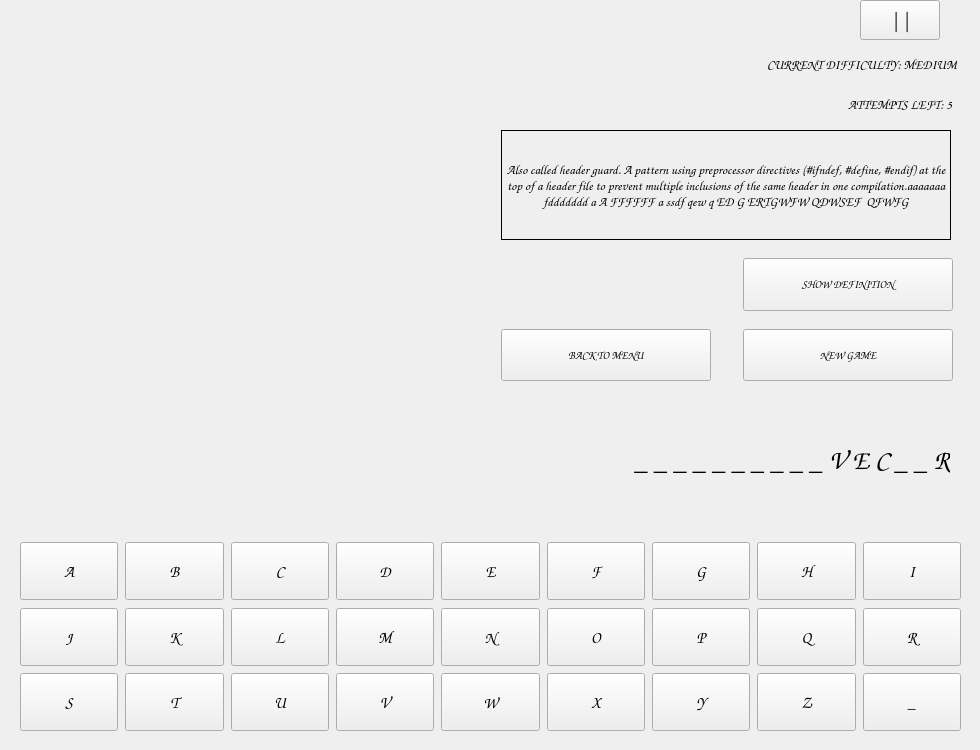
    <widget class="QWidget" name="pageGame">
     <widget class="QWidget" name="keyboardWidget" native="true">
      <property name="geometry">
       <rect>
        <x>10</x>
        <y>530</y>
        <width>961</width>
        <height>211</height>
       </rect>
      </property>
      <layout class="QGridLayout" name="gridLayout_3" rowminimumheight="1,1,1,1,1,1">
       <property name="leftMargin">
        <number>10</number>
       </property>
       <property name="topMargin">
        <number>10</number>
       </property>
       <property name="rightMargin">
        <number>10</number>
       </property>
       <property name="bottomMargin">
        <number>10</number>
       </property>
       <property name="spacing">
        <number>7</number>
       </property>
       <item row="2" column="5">
        <widget class="QPushButton" name="buttonF">
         <property name="sizePolicy">
          <sizepolicy hsizetype="Preferred" vsizetype="Expanding">
           <horstretch>0</horstretch>
           <verstretch>0</verstretch>
          </sizepolicy>
         </property>
         <property name="minimumSize">
          <size>
           <width>15</width>
           <height>15</height>
          </size>
         </property>
         <property name="font">
          <font>
           <family>Comic Sans MS</family>
           <pointsize>12</pointsize>
          </font>
         </property>
         <property name="text">
          <string>F</string>
         </property>
        </widget>
       </item>
       <item row="4" column="6">
        <widget class="QPushButton" name="buttonP">
         <property name="sizePolicy">
          <sizepolicy hsizetype="Preferred" vsizetype="Expanding">
           <horstretch>0</horstretch>
           <verstretch>0</verstretch>
          </sizepolicy>
         </property>
         <property name="minimumSize">
          <size>
           <width>15</width>
           <height>15</height>
          </size>
         </property>
         <property name="font">
          <font>
           <family>Comic Sans MS</family>
           <pointsize>12</pointsize>
          </font>
         </property>
         <property name="text">
          <string>P</string>
         </property>
        </widget>
       </item>
       <item row="5" column="6">
        <widget class="QPushButton" name="buttonY">
         <property name="sizePolicy">
          <sizepolicy hsizetype="Preferred" vsizetype="Expanding">
           <horstretch>0</horstretch>
           <verstretch>0</verstretch>
          </sizepolicy>
         </property>
         <property name="minimumSize">
          <size>
           <width>12</width>
           <height>12</height>
          </size>
         </property>
         <property name="font">
          <font>
           <family>Comic Sans MS</family>
           <pointsize>12</pointsize>
          </font>
         </property>
         <property name="text">
          <string>Y</string>
         </property>
         <property name="iconSize">
          <size>
           <width>15</width>
           <height>15</height>
          </size>
         </property>
        </widget>
       </item>
       <item row="2" column="8">
        <widget class="QPushButton" name="buttonI">
         <property name="sizePolicy">
          <sizepolicy hsizetype="Preferred" vsizetype="Expanding">
           <horstretch>0</horstretch>
           <verstretch>0</verstretch>
          </sizepolicy>
         </property>
         <property name="minimumSize">
          <size>
           <width>15</width>
           <height>15</height>
          </size>
         </property>
         <property name="font">
          <font>
           <family>Comic Sans MS</family>
           <pointsize>12</pointsize>
          </font>
         </property>
         <property name="text">
          <string>I</string>
         </property>
        </widget>
       </item>
       <item row="5" column="0">
        <widget class="QPushButton" name="buttonS">
         <property name="sizePolicy">
          <sizepolicy hsizetype="Preferred" vsizetype="Expanding">
           <horstretch>0</horstretch>
           <verstretch>0</verstretch>
          </sizepolicy>
         </property>
         <property name="minimumSize">
          <size>
           <width>12</width>
           <height>12</height>
          </size>
         </property>
         <property name="font">
          <font>
           <family>Comic Sans MS</family>
           <pointsize>12</pointsize>
          </font>
         </property>
         <property name="text">
          <string>S</string>
         </property>
         <property name="iconSize">
          <size>
           <width>15</width>
           <height>15</height>
          </size>
         </property>
        </widget>
       </item>
       <item row="2" column="2">
        <widget class="QPushButton" name="buttonC">
         <property name="sizePolicy">
          <sizepolicy hsizetype="Preferred" vsizetype="Expanding">
           <horstretch>0</horstretch>
           <verstretch>0</verstretch>
          </sizepolicy>
         </property>
         <property name="minimumSize">
          <size>
           <width>15</width>
           <height>15</height>
          </size>
         </property>
         <property name="font">
          <font>
           <family>Comic Sans MS</family>
           <pointsize>12</pointsize>
          </font>
         </property>
         <property name="text">
          <string>C</string>
         </property>
        </widget>
       </item>
       <item row="5" column="1">
        <widget class="QPushButton" name="buttonT">
         <property name="sizePolicy">
          <sizepolicy hsizetype="Preferred" vsizetype="Expanding">
           <horstretch>0</horstretch>
           <verstretch>0</verstretch>
          </sizepolicy>
         </property>
         <property name="minimumSize">
          <size>
           <width>12</width>
           <height>12</height>
          </size>
         </property>
         <property name="font">
          <font>
           <family>Comic Sans MS</family>
           <pointsize>12</pointsize>
          </font>
         </property>
         <property name="text">
          <string>T</string>
         </property>
         <property name="iconSize">
          <size>
           <width>15</width>
           <height>15</height>
          </size>
         </property>
        </widget>
       </item>
       <item row="5" column="2">
        <widget class="QPushButton" name="buttonU">
         <property name="sizePolicy">
          <sizepolicy hsizetype="Preferred" vsizetype="Expanding">
           <horstretch>0</horstretch>
           <verstretch>0</verstretch>
          </sizepolicy>
         </property>
         <property name="minimumSize">
          <size>
           <width>12</width>
           <height>12</height>
          </size>
         </property>
         <property name="font">
          <font>
           <family>Comic Sans MS</family>
           <pointsize>12</pointsize>
          </font>
         </property>
         <property name="text">
          <string>U</string>
         </property>
         <property name="iconSize">
          <size>
           <width>15</width>
           <height>15</height>
          </size>
         </property>
        </widget>
       </item>
       <item row="2" column="0">
        <widget class="QPushButton" name="buttonA">
         <property name="sizePolicy">
          <sizepolicy hsizetype="Preferred" vsizetype="Expanding">
           <horstretch>0</horstretch>
           <verstretch>0</verstretch>
          </sizepolicy>
         </property>
         <property name="minimumSize">
          <size>
           <width>15</width>
           <height>15</height>
          </size>
         </property>
         <property name="font">
          <font>
           <family>Comic Sans MS</family>
           <pointsize>12</pointsize>
          </font>
         </property>
         <property name="text">
          <string>A</string>
         </property>
        </widget>
       </item>
       <item row="5" column="3">
        <widget class="QPushButton" name="buttonV">
         <property name="sizePolicy">
          <sizepolicy hsizetype="Preferred" vsizetype="Expanding">
           <horstretch>0</horstretch>
           <verstretch>0</verstretch>
          </sizepolicy>
         </property>
         <property name="minimumSize">
          <size>
           <width>12</width>
           <height>12</height>
          </size>
         </property>
         <property name="font">
          <font>
           <family>Comic Sans MS</family>
           <pointsize>12</pointsize>
          </font>
         </property>
         <property name="text">
          <string>V</string>
         </property>
         <property name="iconSize">
          <size>
           <width>15</width>
           <height>15</height>
          </size>
         </property>
        </widget>
       </item>
       <item row="4" column="5">
        <widget class="QPushButton" name="buttonO">
         <property name="sizePolicy">
          <sizepolicy hsizetype="Preferred" vsizetype="Expanding">
           <horstretch>0</horstretch>
           <verstretch>0</verstretch>
          </sizepolicy>
         </property>
         <property name="minimumSize">
          <size>
           <width>15</width>
           <height>15</height>
          </size>
         </property>
         <property name="font">
          <font>
           <family>Comic Sans MS</family>
           <pointsize>12</pointsize>
          </font>
         </property>
         <property name="text">
          <string>O</string>
         </property>
        </widget>
       </item>
       <item row="4" column="2">
        <widget class="QPushButton" name="buttonL">
         <property name="sizePolicy">
          <sizepolicy hsizetype="Preferred" vsizetype="Expanding">
           <horstretch>0</horstretch>
           <verstretch>0</verstretch>
          </sizepolicy>
         </property>
         <property name="minimumSize">
          <size>
           <width>15</width>
           <height>15</height>
          </size>
         </property>
         <property name="font">
          <font>
           <family>Comic Sans MS</family>
           <pointsize>12</pointsize>
          </font>
         </property>
         <property name="text">
          <string>L</string>
         </property>
        </widget>
       </item>
       <item row="4" column="8">
        <widget class="QPushButton" name="buttonR">
         <property name="sizePolicy">
          <sizepolicy hsizetype="Preferred" vsizetype="Expanding">
           <horstretch>0</horstretch>
           <verstretch>0</verstretch>
          </sizepolicy>
         </property>
         <property name="minimumSize">
          <size>
           <width>15</width>
           <height>15</height>
          </size>
         </property>
         <property name="font">
          <font>
           <family>Comic Sans MS</family>
           <pointsize>12</pointsize>
          </font>
         </property>
         <property name="text">
          <string>R</string>
         </property>
        </widget>
       </item>
       <item row="4" column="1">
        <widget class="QPushButton" name="buttonK">
         <property name="sizePolicy">
          <sizepolicy hsizetype="Preferred" vsizetype="Expanding">
           <horstretch>0</horstretch>
           <verstretch>0</verstretch>
          </sizepolicy>
         </property>
         <property name="minimumSize">
          <size>
           <width>15</width>
           <height>15</height>
          </size>
         </property>
         <property name="font">
          <font>
           <family>Comic Sans MS</family>
           <pointsize>12</pointsize>
          </font>
         </property>
         <property name="text">
          <string>K</string>
         </property>
        </widget>
       </item>
       <item row="4" column="3">
        <widget class="QPushButton" name="buttonM">
         <property name="sizePolicy">
          <sizepolicy hsizetype="Preferred" vsizetype="Expanding">
           <horstretch>0</horstretch>
           <verstretch>0</verstretch>
          </sizepolicy>
         </property>
         <property name="minimumSize">
          <size>
           <width>12</width>
           <height>12</height>
          </size>
         </property>
         <property name="font">
          <font>
           <family>Comic Sans MS</family>
           <pointsize>12</pointsize>
          </font>
         </property>
         <property name="text">
          <string>M</string>
         </property>
        </widget>
       </item>
       <item row="5" column="7">
        <widget class="QPushButton" name="buttonZ">
         <property name="sizePolicy">
          <sizepolicy hsizetype="Preferred" vsizetype="Expanding">
           <horstretch>0</horstretch>
           <verstretch>0</verstretch>
          </sizepolicy>
         </property>
         <property name="minimumSize">
          <size>
           <width>12</width>
           <height>12</height>
          </size>
         </property>
         <property name="font">
          <font>
           <family>Comic Sans MS</family>
           <pointsize>12</pointsize>
          </font>
         </property>
         <property name="text">
          <string>Z</string>
         </property>
         <property name="iconSize">
          <size>
           <width>15</width>
           <height>15</height>
          </size>
         </property>
        </widget>
       </item>
       <item row="2" column="4">
        <widget class="QPushButton" name="buttonE">
         <property name="sizePolicy">
          <sizepolicy hsizetype="Preferred" vsizetype="Expanding">
           <horstretch>0</horstretch>
           <verstretch>0</verstretch>
          </sizepolicy>
         </property>
         <property name="minimumSize">
          <size>
           <width>15</width>
           <height>15</height>
          </size>
         </property>
         <property name="font">
          <font>
           <family>Comic Sans MS</family>
           <pointsize>12</pointsize>
          </font>
         </property>
         <property name="text">
          <string>E</string>
         </property>
        </widget>
       </item>
       <item row="4" column="4">
        <widget class="QPushButton" name="buttonN">
         <property name="sizePolicy">
          <sizepolicy hsizetype="Preferred" vsizetype="Expanding">
           <horstretch>0</horstretch>
           <verstretch>0</verstretch>
          </sizepolicy>
         </property>
         <property name="minimumSize">
          <size>
           <width>15</width>
           <height>15</height>
          </size>
         </property>
         <property name="font">
          <font>
           <family>Comic Sans MS</family>
           <pointsize>12</pointsize>
          </font>
         </property>
         <property name="text">
          <string>N</string>
         </property>
        </widget>
       </item>
       <item row="2" column="1">
        <widget class="QPushButton" name="buttonB">
         <property name="sizePolicy">
          <sizepolicy hsizetype="Preferred" vsizetype="Expanding">
           <horstretch>0</horstretch>
           <verstretch>0</verstretch>
          </sizepolicy>
         </property>
         <property name="minimumSize">
          <size>
           <width>15</width>
           <height>15</height>
          </size>
         </property>
         <property name="font">
          <font>
           <family>Comic Sans MS</family>
           <pointsize>12</pointsize>
          </font>
         </property>
         <property name="text">
          <string>B</string>
         </property>
        </widget>
       </item>
       <item row="2" column="7">
        <widget class="QPushButton" name="buttonH">
         <property name="sizePolicy">
          <sizepolicy hsizetype="Preferred" vsizetype="Expanding">
           <horstretch>0</horstretch>
           <verstretch>0</verstretch>
          </sizepolicy>
         </property>
         <property name="minimumSize">
          <size>
           <width>15</width>
           <height>15</height>
          </size>
         </property>
         <property name="font">
          <font>
           <family>Comic Sans MS</family>
           <pointsize>12</pointsize>
          </font>
         </property>
         <property name="text">
          <string>H</string>
         </property>
        </widget>
       </item>
       <item row="2" column="6">
        <widget class="QPushButton" name="buttonG">
         <property name="sizePolicy">
          <sizepolicy hsizetype="Preferred" vsizetype="Expanding">
           <horstretch>0</horstretch>
           <verstretch>0</verstretch>
          </sizepolicy>
         </property>
         <property name="minimumSize">
          <size>
           <width>15</width>
           <height>15</height>
          </size>
         </property>
         <property name="font">
          <font>
           <family>Comic Sans MS</family>
           <pointsize>12</pointsize>
          </font>
         </property>
         <property name="text">
          <string>G</string>
         </property>
        </widget>
       </item>
       <item row="5" column="4">
        <widget class="QPushButton" name="buttonW">
         <property name="sizePolicy">
          <sizepolicy hsizetype="Preferred" vsizetype="Expanding">
           <horstretch>0</horstretch>
           <verstretch>0</verstretch>
          </sizepolicy>
         </property>
         <property name="minimumSize">
          <size>
           <width>12</width>
           <height>12</height>
          </size>
         </property>
         <property name="font">
          <font>
           <family>Comic Sans MS</family>
           <pointsize>12</pointsize>
          </font>
         </property>
         <property name="text">
          <string>W</string>
         </property>
         <property name="iconSize">
          <size>
           <width>15</width>
           <height>15</height>
          </size>
         </property>
        </widget>
       </item>
       <item row="4" column="7">
        <widget class="QPushButton" name="buttonQ">
         <property name="sizePolicy">
          <sizepolicy hsizetype="Preferred" vsizetype="Expanding">
           <horstretch>0</horstretch>
           <verstretch>0</verstretch>
          </sizepolicy>
         </property>
         <property name="minimumSize">
          <size>
           <width>15</width>
           <height>15</height>
          </size>
         </property>
         <property name="font">
          <font>
           <family>Comic Sans MS</family>
           <pointsize>12</pointsize>
          </font>
         </property>
         <property name="text">
          <string>Q</string>
         </property>
        </widget>
       </item>
       <item row="2" column="3">
        <widget class="QPushButton" name="buttonD">
         <property name="sizePolicy">
          <sizepolicy hsizetype="Preferred" vsizetype="Expanding">
           <horstretch>0</horstretch>
           <verstretch>0</verstretch>
          </sizepolicy>
         </property>
         <property name="minimumSize">
          <size>
           <width>15</width>
           <height>15</height>
          </size>
         </property>
         <property name="font">
          <font>
           <family>Comic Sans MS</family>
           <pointsize>12</pointsize>
          </font>
         </property>
         <property name="text">
          <string>D</string>
         </property>
        </widget>
       </item>
       <item row="5" column="5">
        <widget class="QPushButton" name="buttonX">
         <property name="sizePolicy">
          <sizepolicy hsizetype="Preferred" vsizetype="Expanding">
           <horstretch>0</horstretch>
           <verstretch>0</verstretch>
          </sizepolicy>
         </property>
         <property name="minimumSize">
          <size>
           <width>12</width>
           <height>12</height>
          </size>
         </property>
         <property name="font">
          <font>
           <family>Comic Sans MS</family>
           <pointsize>12</pointsize>
          </font>
         </property>
         <property name="text">
          <string>X</string>
         </property>
         <property name="iconSize">
          <size>
           <width>15</width>
           <height>15</height>
          </size>
         </property>
        </widget>
       </item>
       <item row="4" column="0">
        <widget class="QPushButton" name="buttonJ">
         <property name="sizePolicy">
          <sizepolicy hsizetype="Preferred" vsizetype="Expanding">
           <horstretch>0</horstretch>
           <verstretch>0</verstretch>
          </sizepolicy>
         </property>
         <property name="minimumSize">
          <size>
           <width>15</width>
           <height>15</height>
          </size>
         </property>
         <property name="font">
          <font>
           <family>Comic Sans MS</family>
           <pointsize>12</pointsize>
          </font>
         </property>
         <property name="text">
          <string>J</string>
         </property>
        </widget>
       </item>
       <item row="5" column="8">
        <widget class="QPushButton" name="button_">
         <property name="sizePolicy">
          <sizepolicy hsizetype="Preferred" vsizetype="Expanding">
           <horstretch>0</horstretch>
           <verstretch>0</verstretch>
          </sizepolicy>
         </property>
         <property name="minimumSize">
          <size>
           <width>12</width>
           <height>12</height>
          </size>
         </property>
         <property name="font">
          <font>
           <family>Comic Sans MS</family>
           <pointsize>12</pointsize>
          </font>
         </property>
         <property name="text">
          <string>_</string>
         </property>
         <property name="iconSize">
          <size>
           <width>15</width>
           <height>15</height>
          </size>
         </property>
        </widget>
       </item>
      </layout>
     </widget>
     <widget class="QLabel" name="labelWordMask">
      <property name="geometry">
       <rect>
        <x>350</x>
        <y>430</y>
        <width>600</width>
        <height>60</height>
       </rect>
      </property>
      <property name="sizePolicy">
       <sizepolicy hsizetype="Fixed" vsizetype="Fixed">
        <horstretch>0</horstretch>
        <verstretch>0</verstretch>
       </sizepolicy>
      </property>
      <property name="minimumSize">
       <size>
        <width>600</width>
        <height>60</height>
       </size>
      </property>
      <property name="maximumSize">
       <size>
        <width>450</width>
        <height>60</height>
       </size>
      </property>
      <property name="font">
       <font>
        <family>Comic Sans MS</family>
        <pointsize>20</pointsize>
        <bold>false</bold>
        <strikeout>false</strikeout>
        <kerning>true</kerning>
       </font>
      </property>
      <property name="autoFillBackground">
       <bool>false</bool>
      </property>
      <property name="text">
       <string> _ _ _ _ _ _ _ _ _ _ V E C _ _ R</string>
      </property>
      <property name="scaledContents">
       <bool>false</bool>
      </property>
      <property name="alignment">
       <set>Qt::AlignmentFlag::AlignRight|Qt::AlignmentFlag::AlignTrailing|Qt::AlignmentFlag::AlignVCenter</set>
      </property>
     </widget>
     <widget class="QWidget" name="widget" native="true">
      <property name="geometry">
       <rect>
        <x>490</x>
        <y>50</y>
        <width>471</width>
        <height>361</height>
       </rect>
      </property>
      <property name="sizePolicy">
       <sizepolicy hsizetype="Fixed" vsizetype="Fixed">
        <horstretch>0</horstretch>
        <verstretch>0</verstretch>
       </sizepolicy>
      </property>
      <property name="layoutDirection">
       <enum>Qt::LayoutDirection::LeftToRight</enum>
      </property>
      <widget class="QLabel" name="labelCurrentDifficulty">
       <property name="geometry">
        <rect>
         <x>130</x>
         <y>0</y>
         <width>337</width>
         <height>28</height>
        </rect>
       </property>
       <property name="font">
        <font>
         <family>Comic Sans MS</family>
         <pointsize>10</pointsize>
         <bold>true</bold>
        </font>
       </property>
       <property name="layoutDirection">
        <enum>Qt::LayoutDirection::LeftToRight</enum>
       </property>
       <property name="text">
        <string>CURRENT DIFFICULTY: MEDIUM</string>
       </property>
       <property name="alignment">
        <set>Qt::AlignmentFlag::AlignRight|Qt::AlignmentFlag::AlignTrailing|Qt::AlignmentFlag::AlignVCenter</set>
       </property>
      </widget>
      <widget class="QLabel" name="labelAttemptsLeft">
       <property name="geometry">
        <rect>
         <x>260</x>
         <y>40</y>
         <width>202</width>
         <height>28</height>
        </rect>
       </property>
       <property name="font">
        <font>
         <family>Comic Sans MS</family>
         <pointsize>10</pointsize>
         <bold>true</bold>
        </font>
       </property>
       <property name="layoutDirection">
        <enum>Qt::LayoutDirection::LeftToRight</enum>
       </property>
       <property name="text">
        <string>ATTEMPTS LEFT: 5</string>
       </property>
       <property name="alignment">
        <set>Qt::AlignmentFlag::AlignRight|Qt::AlignmentFlag::AlignTrailing|Qt::AlignmentFlag::AlignVCenter</set>
       </property>
      </widget>
      <widget class="QWidget" name="">
       <property name="geometry">
        <rect>
         <x>11</x>
         <y>80</y>
         <width>452</width>
         <height>251</height>
        </rect>
       </property>
       <layout class="QVBoxLayout" name="verticalLayout_3">
        <property name="spacing">
         <number>18</number>
        </property>
        <item>
         <widget class="QLabel" name="labelDefinition">
          <property name="sizePolicy">
           <sizepolicy hsizetype="Preferred" vsizetype="Fixed">
            <horstretch>0</horstretch>
            <verstretch>0</verstretch>
           </sizepolicy>
          </property>
          <property name="minimumSize">
           <size>
            <width>450</width>
            <height>110</height>
           </size>
          </property>
          <property name="maximumSize">
           <size>
            <width>450</width>
            <height>110</height>
           </size>
          </property>
          <property name="sizeIncrement">
           <size>
            <width>0</width>
            <height>0</height>
           </size>
          </property>
          <property name="font">
           <font>
            <family>Comic Sans MS</family>
            <pointsize>10</pointsize>
            <bold>false</bold>
           </font>
          </property>
          <property name="layoutDirection">
           <enum>Qt::LayoutDirection::LeftToRight</enum>
          </property>
          <property name="frameShape">
           <enum>QFrame::Shape::Box</enum>
          </property>
          <property name="frameShadow">
           <enum>QFrame::Shadow::Plain</enum>
          </property>
          <property name="text">
           <string>Also called header guard. A pattern using preprocessor directives (#ifndef, #define, #endif) at the top of a header file to prevent multiple inclusions of the same header in one compilation.aaaaaaa fddddddd a A FFFFFF a ssdf qew q ED G ERTGWFW QDWSEF  QFWFG</string>
          </property>
          <property name="textFormat">
           <enum>Qt::TextFormat::AutoText</enum>
          </property>
          <property name="alignment">
           <set>Qt::AlignmentFlag::AlignCenter</set>
          </property>
          <property name="wordWrap">
           <bool>true</bool>
          </property>
          <property name="margin">
           <number>10</number>
          </property>
         </widget>
        </item>
        <item>
         <layout class="QHBoxLayout" name="horizontalLayout_2" stretch="0,0,0">
          <property name="spacing">
           <number>0</number>
          </property>
          <item>
           <spacer name="horizontalSpacer">
            <property name="orientation">
             <enum>Qt::Orientation::Horizontal</enum>
            </property>
            <property name="sizeType">
             <enum>QSizePolicy::Policy::Fixed</enum>
            </property>
            <property name="sizeHint" stdset="0">
             <size>
              <width>210</width>
              <height>20</height>
             </size>
            </property>
           </spacer>
          </item>
          <item>
           <spacer name="horizontalSpacer_3">
            <property name="orientation">
             <enum>Qt::Orientation::Horizontal</enum>
            </property>
            <property name="sizeHint" stdset="0">
             <size>
              <width>20</width>
              <height>20</height>
             </size>
            </property>
           </spacer>
          </item>
          <item>
           <widget class="QPushButton" name="buttonShowDefinition">
            <property name="sizePolicy">
             <sizepolicy hsizetype="Fixed" vsizetype="Fixed">
              <horstretch>0</horstretch>
              <verstretch>0</verstretch>
             </sizepolicy>
            </property>
            <property name="minimumSize">
             <size>
              <width>210</width>
              <height>40</height>
             </size>
            </property>
            <property name="maximumSize">
             <size>
              <width>200</width>
              <height>60</height>
             </size>
            </property>
            <property name="font">
             <font>
              <family>Comic Sans MS</family>
              <pointsize>8</pointsize>
              <bold>true</bold>
             </font>
            </property>
            <property name="text">
             <string>SHOW DEFINITION</string>
            </property>
           </widget>
          </item>
         </layout>
        </item>
        <item>
         <layout class="QHBoxLayout" name="horizontalLayout" stretch="0,0,0">
          <property name="spacing">
           <number>0</number>
          </property>
          <item>
           <widget class="QPushButton" name="buttonBackToMenu">
            <property name="sizePolicy">
             <sizepolicy hsizetype="Fixed" vsizetype="Minimum">
              <horstretch>0</horstretch>
              <verstretch>0</verstretch>
             </sizepolicy>
            </property>
            <property name="minimumSize">
             <size>
              <width>210</width>
              <height>40</height>
             </size>
            </property>
            <property name="maximumSize">
             <size>
              <width>200</width>
              <height>60</height>
             </size>
            </property>
            <property name="sizeIncrement">
             <size>
              <width>0</width>
              <height>60</height>
             </size>
            </property>
            <property name="font">
             <font>
              <family>Comic Sans MS</family>
              <pointsize>8</pointsize>
              <bold>true</bold>
             </font>
            </property>
            <property name="text">
             <string>BACK TO MENU</string>
            </property>
           </widget>
          </item>
          <item>
           <spacer name="horizontalSpacer_2">
            <property name="orientation">
             <enum>Qt::Orientation::Horizontal</enum>
            </property>
            <property name="sizeHint" stdset="0">
             <size>
              <width>20</width>
              <height>20</height>
             </size>
            </property>
           </spacer>
          </item>
          <item>
           <widget class="QPushButton" name="buttonNewGame">
            <property name="sizePolicy">
             <sizepolicy hsizetype="Fixed" vsizetype="Fixed">
              <horstretch>0</horstretch>
              <verstretch>60</verstretch>
             </sizepolicy>
            </property>
            <property name="minimumSize">
             <size>
              <width>210</width>
              <height>40</height>
             </size>
            </property>
            <property name="maximumSize">
             <size>
              <width>220</width>
              <height>60</height>
             </size>
            </property>
            <property name="font">
             <font>
              <family>Comic Sans MS</family>
              <pointsize>8</pointsize>
              <bold>true</bold>
             </font>
            </property>
            <property name="text">
             <string>NEW GAME</string>
            </property>
           </widget>
          </item>
         </layout>
        </item>
       </layout>
      </widget>
     </widget>
     <widget class="QLabel" name="pictureGame">
      <property name="geometry">
       <rect>
        <x>-10</x>
        <y>-30</y>
        <width>461</width>
        <height>511</height>
       </rect>
      </property>
      <property name="sizePolicy">
       <sizepolicy hsizetype="Preferred" vsizetype="Preferred">
        <horstretch>0</horstretch>
        <verstretch>0</verstretch>
       </sizepolicy>
      </property>
      <property name="maximumSize">
       <size>
        <width>1000</width>
        <height>1000</height>
       </size>
      </property>
      <property name="text">
       <string/>
      </property>
     </widget>
     <widget class="QPushButton" name="buttonPause">
      <property name="enabled">
       <bool>true</bool>
      </property>
      <property name="geometry">
       <rect>
        <x>860</x>
        <y>0</y>
        <width>80</width>
        <height>40</height>
       </rect>
      </property>
      <property name="sizePolicy">
       <sizepolicy hsizetype="Fixed" vsizetype="Fixed">
        <horstretch>0</horstretch>
        <verstretch>0</verstretch>
       </sizepolicy>
      </property>
      <property name="minimumSize">
       <size>
        <width>80</width>
        <height>40</height>
       </size>
      </property>
      <property name="maximumSize">
       <size>
        <width>80</width>
        <height>40</height>
       </size>
      </property>
      <property name="sizeIncrement">
       <size>
        <width>0</width>
        <height>0</height>
       </size>
      </property>
      <property name="font">
       <font>
        <family>Comic Sans MS</family>
        <pointsize>16</pointsize>
        <bold>true</bold>
       </font>
      </property>
      <property name="text">
       <string>||</string>
      </property>
     </widget>
     <zorder>widget</zorder>
     <zorder>pictureGame</zorder>
     <zorder>keyboardWidget</zorder>
     <zorder>labelWordMask</zorder>
     <zorder>buttonPause</zorder>
    </widget>
